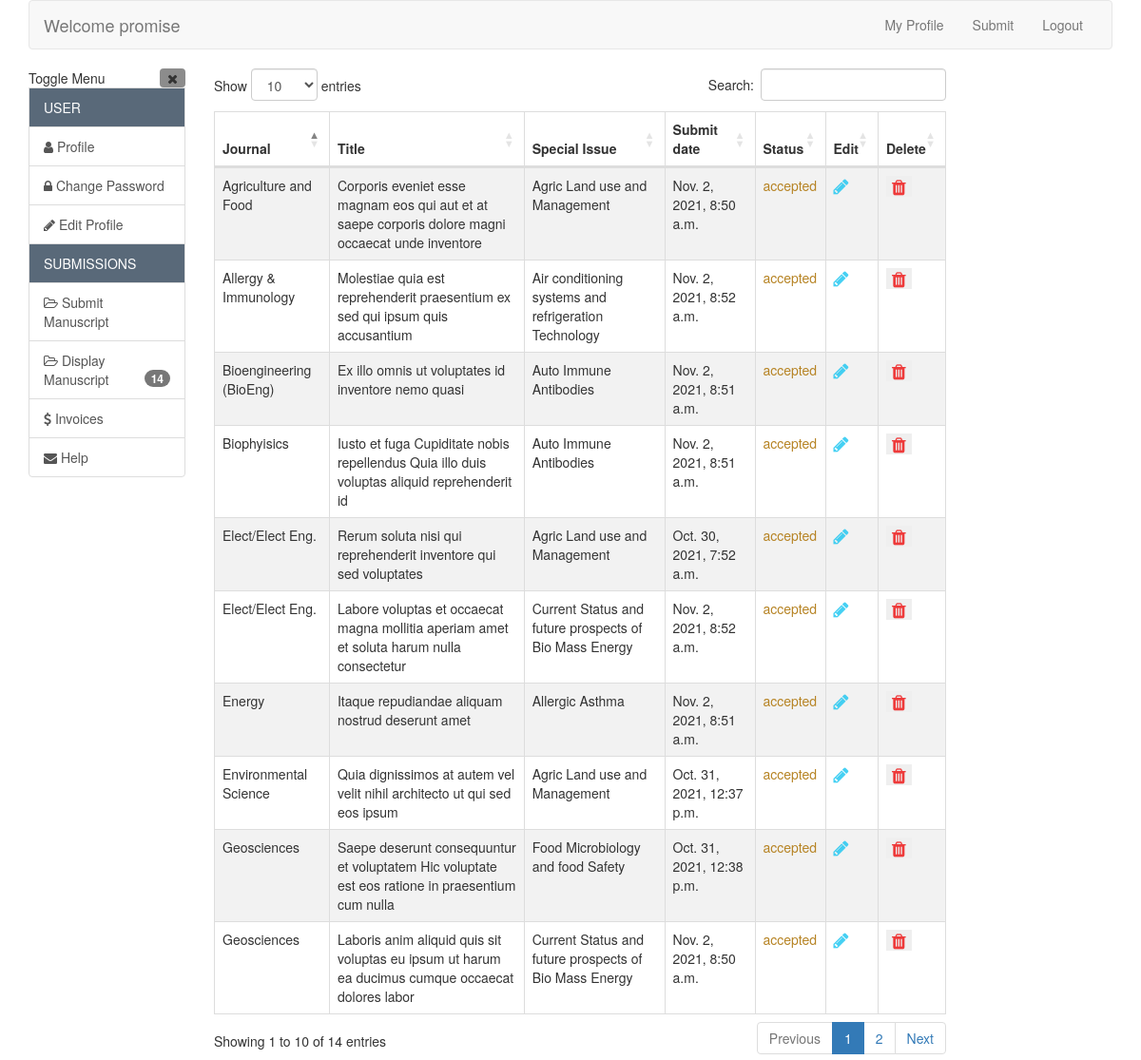
Page /dashboard/display/ (signed in) on the committed database.
### journal_app/models.py (models this page shows, shortened)
class Manuscript(models.Model):
    author = models.ForeignKey(User, on_delete=models.CASCADE)
    journal = models.ForeignKey(Journal, on_delete=models.CASCADE)
    specialissue = models.ForeignKey(SpecialIssue, on_delete=models.CASCADE)
    articletype = models.ForeignKey(ArticleType, on_delete=models.CASCADE)
    status = models.ForeignKey(Status, on_delete=models.CASCADE, null=True)
    title = models.CharField(max_length=100)
    abstract = models.TextField(max_length=1000)
    keywords = models.CharField(max_length=100)
    numberofpages = models.IntegerField()
    date_added = models.DateTimeField(default=timezone.now)
    published_status = models.BooleanField(default=False)
    rand = models.IntegerField(default=True)
    def __str__(self):
        return self.title

class Journal(models.Model):
    title = models.CharField(max_length=100)
    image = models.FileField(default=True)
    description = models.TextField(default=False)
    def __str__(self):
        return self.title

class SpecialIssue(models.Model):
    journal = models.ForeignKey(Journal, on_delete=models.CASCADE)
    title = models.CharField(max_length=100)
    def __str__(self):
        return self.title

class Status(models.Model):
    title = models.CharField(max_length=100)
    def __str__(self):
        return self.title

### journal_app/views.py (the view)
# urls.py: path('dashboard/display/', views.display_script, name="display_script"),
def display_script(request):
    manuscriptform = Manuscript.objects.filter(author = request.user)
    try:
        Author = CoauthorList.objects.get(name = request.user)
        coauthorList = CoAuthors.objects.filter(author = Author)
    except:
        coauthorList = None
    uploadList = Uploads.objects.filter(author = request.user)
    context = {
        'manuscriptform': manuscriptform,
        'coauthorList':coauthorList,
        'uploadList':uploadList,
    }
    return render(request, "dashboard/display_script.html", context)

### journal_app/templates/dashboard/display_script.html (shortened to what this page needs)
{% extends 'dashboard/base.html' %}
{% load crispy_forms_tags %}
{% block content %}
<link rel="stylesheet" type="text/css" href="https://cdn.datatables.net/1.10.15/css/dataTables.jqueryui.min.css" />
<link rel="stylesheet" type="text/css" href="https://cdn.datatables.net/1.10.24/css/dataTables.bootstrap4.min.css"/>
<div class="row">
<div class="col-lg-8">
    <!-- <div class="container" >
    <div class="example-basic"> -->
<table id="display_script" class="table table-striped table-bordered table-sm" cellspacing="0" width="100%">
    <thead>
      <tr>
        <th class="th-sm">Journal</th>
        <th class="th-sm">Title</th>
        <th class="th-sm">Special Issue</th>
        <th class="th-sm">Submit date</th>
        <th class="th-sm">Status</th>
        <th class="th-sm">Edit</th>
        <th class="th-sm">Delete</th>
      </tr>
    </thead>
    <tbody>
      {% for form in manuscriptform %}
      <tr>
      <td>{{form.journal}}</td>
      <td>{{form}}</td>
      <td>{{form.specialissue}}</td>
      <td>{{form.date_added}}</td>
      <td style="color:rgb(182, 131, 35)">{{form.status}}</td>
      <td>
        <a href="{% url 'edit_script' form.rand %}"><i style="color:rgba(22, 196, 240, 0.801)" class="fa fa-pencil fa-lg"></i></a></td>
        <td>
        <form action="{% url 'delete_script' form.rand %}" method="POST">{% csrf_token %}
        <button type="submit" style="border: none;" onclick="return confirm('Are you sure you want to delete this manuscript?')"><i style="color:rgba(238, 34, 34, 0.884);" class="fa fa-trash fa-lg"></i></button>
        </form>
      </td>
      </tr>
      {% endfor %}
  </table>
</div>
</div>
{% endblock content %}

### journal_app/templates/dashboard/base.html (shortened to what this page needs)
<!DOCTYPE html>
<html lang="en">
<head>
    <link rel="stylesheet" href="https://cdnjs.cloudflare.com/ajax/libs/font-awesome/4.7.0/css/font-awesome.min.css">
<link href="//netdna.bootstrapcdn.com/bootstrap/3.1.0/css/bootstrap.min.css" rel="stylesheet" id="bootstrap-css">
<link href="//netdna.bootstrapcdn.com/font-awesome/4.0.3/css/font-awesome.css" rel="stylesheet">
</head>
<body>
    <div class="container">
        <nav class="navbar navbar-default" role="navigation">
        <div class="container-fluid">
        <div class="navbar-header">
        <a class="navbar-brand" href="#">Welcome {{request.user}}</a>
        </div>
        <div class="collapse navbar-collapse" id="bs-example-navbar-collapse-1">
        <ul class="nav navbar-nav navbar-right">
        <li><a href="{% url 'profile'%}">My Profile</a></li>
        <li><a href="#">Submit</a></li>
        <li><a href="{% url 'logout' %}">Logout</a></li>
        </ul>
        </div>
        </div>
        </nav>
        <div class="row">
        <div class="col-lg-2 col-md-3 sidebar">
        <div class="list-group">
        Toggle Menu
        <span class="pull-right " id="slide-submenu">
        <i class="fa fa-times"></i>
        </span>
        <span class="list-group-item bg-primary" style="background-color: rgb(89, 105, 121);">
        USER
        </span>
        <a href="{% url 'profile'%}" class="list-group-item">
        <i class="fa fa-user"></i> Profile
        </a>
        <a href="{% url 'password_change'%}" class="list-group-item">
        <i class="fa fa-lock"></i> Change Password
        </a>
        <a href="{% url 'edit_profile' %}" class="list-group-item">
        <i class="fa fa-pencil"></i> Edit Profile
        </a>
        <span class="list-group-item bg-primary" style="background-color: rgb(89, 105, 121);">
        SUBMISSIONS
        </span>
        <a href="{% url 'submit_script' %}" class="list-group-item">
        <i class="fa fa-folder-open-o"></i> Submit Manuscript
        </a>
        <a href="{% url 'display_script' %}" class="list-group-item">
        <i class="fa fa-folder-open-o"></i> Display Manuscript <span class="badge">{{manuscriptform.count}}</span>
        </a>
        <a href="#" class="list-group-item">
        <i class="fa fa-dollar"></i> Invoices
        </a>
        <a href="#" class="list-group-item">
            <i class="fa fa-envelope"></i> Help
            </a>
        </div>
      </div>
        {% block content %}
        {% endblock content %}
        </div>
        </div>
</body>
</html>

### journal_app/templates/dashboard/base.html (style rules this page uses)
#slide-submenu { background: rgba(0, 0, 0, 0.45); display: inline-block; padding: 0 8px; border-radius: 4px; cursor: pointer; }

### rows in the picture
Manuscript: journal "Elect/Elect Eng.", title "Rerum soluta nisi qui reprehenderit inventore qui sed voluptates", specialissue "Agric Land use and Management", date_added "Oct. 30, 2021, 7:52 a.m.", status "accepted"
Manuscript: journal "Environmental Science", title "Quia dignissimos at autem vel velit nihil architecto ut qui sed eos ipsum", specialissue "Agric Land use and Management", date_added "Oct. 31, 2021, 12:37 p.m.", status "accepted"
Manuscript: journal "Geosciences", title "Saepe deserunt consequuntur et voluptatem Hic voluptate est eos ratione in praesentium cum nulla", specialissue "Food Microbiology and food Safety", date_added "Oct. 31, 2021, 12:38 p.m.", status "accepted"
Manuscript: journal "Geosciences", title "Laboris anim aliquid quis sit voluptas eu ipsum ut harum ea ducimus cumque occaecat dolores labor", specialissue "Current Status and future prospects of Bio Mass Energy", date_added "Nov. 2, 2021, 8:50 a.m.", status "accepted"
Manuscript: journal "Agriculture and Food", title "Corporis eveniet esse magnam eos qui aut et at saepe corporis dolore magni occaecat unde inventore", specialissue "Agric Land use and Management", date_added "Nov. 2, 2021, 8:50 a.m.", status "accepted"
Manuscript: journal "Bioengineering (BioEng)", title "Ex illo omnis ut voluptates id inventore nemo quasi", specialissue "Auto Immune Antibodies", date_added "Nov. 2, 2021, 8:51 a.m.", status "accepted"
Manuscript: journal "Biophyisics", title "Iusto et fuga Cupiditate nobis repellendus Quia illo duis voluptas aliquid reprehenderit id", specialissue "Auto Immune Antibodies", date_added "Nov. 2, 2021, 8:51 a.m.", status "accepted"
Manuscript: journal "Energy", title "Itaque repudiandae aliquam nostrud deserunt amet", specialissue "Allergic Asthma", date_added "Nov. 2, 2021, 8:51 a.m.", status "accepted"
Manuscript: journal "Elect/Elect Eng.", title "Labore voluptas et occaecat magna mollitia aperiam amet et soluta harum nulla consectetur", specialissue "Current Status and future prospects of Bio Mass Energy", date_added "Nov. 2, 2021, 8:52 a.m.", status "accepted"
Manuscript: journal "Allergy & Immunology", title "Molestiae quia est reprehenderit praesentium ex sed qui ipsum quis accusantium", specialissue "Air conditioning systems and refrigeration Technology", date_added "Nov. 2, 2021, 8:52 a.m.", status "accepted"

### other values in the picture
{{ request.user }} "promise"
{{ manuscriptform.count }} "14"
